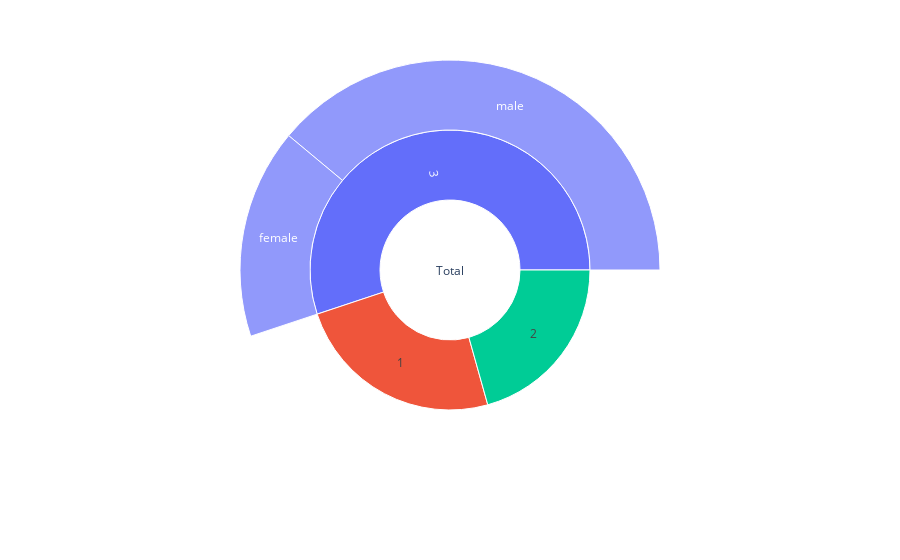

Notebook code cell kept with this figure:
### Code cell
data = dict(
    categories = ['Total', '1', '2', '3',
                  'female', 'male', 'female','male', 'female','male'],
    parent = ['', 'Total', 'Total', 'Total', '1', '1', '2', '2', '3', '3'],
    value = [df['PassengerId'].count(), 
             df['Pclass'][df['Pclass'] == 1].count(), 
             df['Pclass'][df['Pclass'] == 2].count(), 
             df['Pclass'][df['Pclass'] == 3].count(), 
             l.iloc[0], l.iloc[1], l.iloc[2], l.iloc[3], l.iloc[4], l.iloc[5]]
)
fig = px.sunburst(data, names='categories', parents = 'parent', values = 'value', branchvalues='total')
fig.show()

### Figure 1 — Plotly figure (JSON) as saved in the notebook; plotly's stock layout.template omitted (floating-point values rounded to 4 significant figures)
{"data": [{"branchvalues": "total", "domain": {"x": [0, 1], "y": [0, 1]}, "hovertemplate": "categories=%{label}<br>value=%{value}<br>parent=%{parent}<extra></extra>", "labels": ["Total", "1", "2", "3", "female", "male", "female", "male", "female", "male"], "name": "", "parents": ["", "Total", "Total", "Total", "1", "1", "2", "2", "3", "3"], "type": "sunburst", "values": [891, 216, 184, 491, 94, 122, 76, 108, 144, 347]}], "layout": {"legend": {"tracegroupgap": 0}, "margin": {"t": 60}}}
